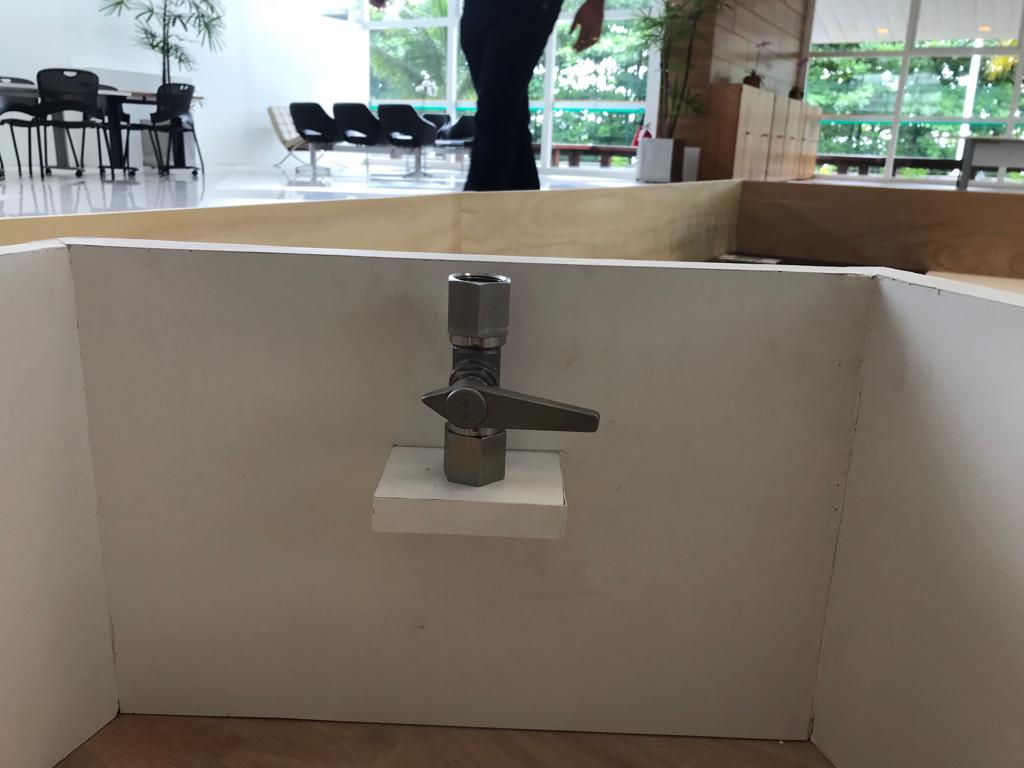
#> input picture valvulaFechada1.jpeg, 1024 x 768 px
$ python valvulaTeste.py   (older library calls are emulated)
#> lines starting #> are read from the running program, lines starting #| are printed output that depends on the picture; after the words box and inside, x2 and y2 are one past the last pixel; in counts of white or black regions, pixels touching at a corner belong together
#https://thecodacus.com/opencv-object-tracking-colour-detection-python/#.W_50ZqeZOgQ

import cv2
import numpy as np
from matplotlib import pyplot as plt

def nothing(x):
	pass

#Main
if __name__ == '__main__':

	#Definicao das cores
	lowerBound=np.array([50,100,100])
	upperBound=np.array([70,255,255])

	#Create font to print on screen
	font = cv2.FONT_HERSHEY_SIMPLEX

	#Choose foto and resize
	img = cv2.imread('valvulaFechada1.jpeg')
#> img is the input picture: shape (768, 1024, 3); mean B, G, R 107.3, 117.7, 123.7
	#img = cv2.resize(imgBig, (340,220))

	#Convert image to HSV format
	imgHSV= cv2.cvtColor(img,cv2.COLOR_BGR2HSV)
#> imgHSV: shape (768, 1024, 3); mean H, S, V 33.8, 58, 128.7

	#Create a mask for the desired color
	mask = cv2.inRange(imgHSV,lowerBound,upperBound)
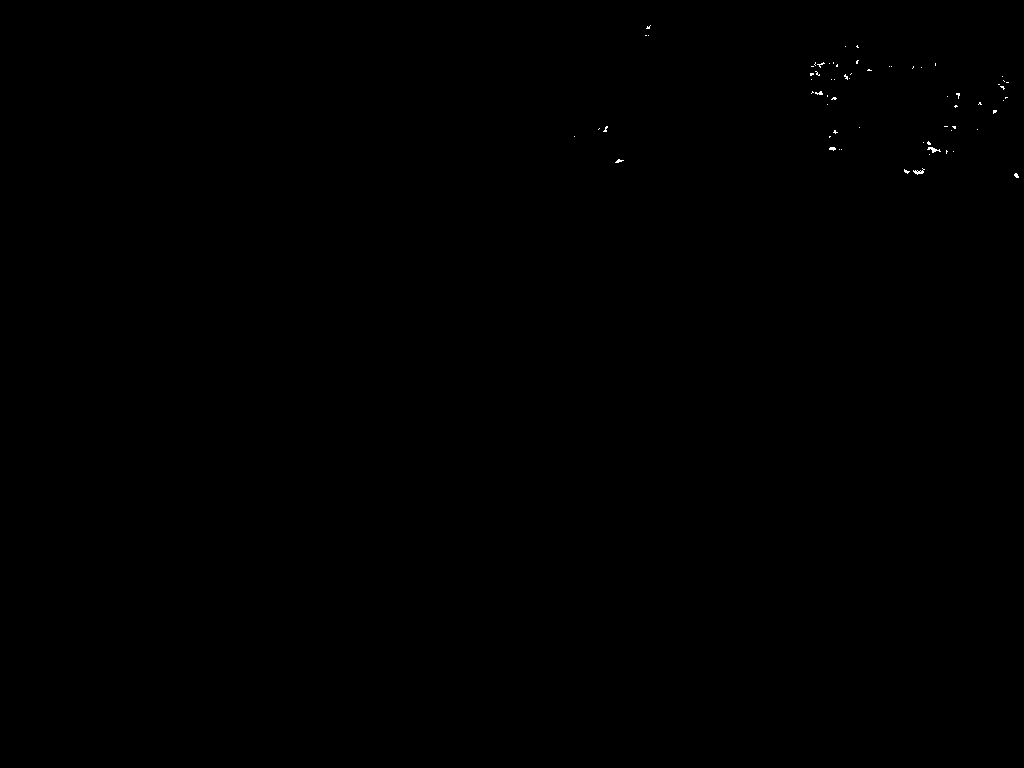
#> mask: shape (768, 1024); 0.05% white in thin lines or dots, all inside (x1, y1, x2, y2) = (574, 25, 1019, 178)

	#Control the random dots that appear in the mask
	kernelOpen = np.ones((5,5))
	kernelClose = np.ones((20,20))
	maskOpen = cv2.morphologyEx(mask,cv2.MORPH_OPEN,kernelOpen)
#> maskOpen: shape (768, 1024); every value is 0
	maskClose = cv2.morphologyEx(maskOpen,cv2.MORPH_CLOSE,kernelClose)

	#Pick the mask with the least amount of noise and find the contours of the object
	_, conts, h = cv2.findContours(maskClose.copy(),cv2.RETR_EXTERNAL,cv2.CHAIN_APPROX_NONE)
#> conts = []; h = None
	cv2.drawContours(img,conts,-1,(255,0,0),3)

	#Pick the biggest rectangle
	for i in range(len(conts)):
		x,y,w,h = cv2.boundingRect(conts[i])
		cv2.rectangle(img,(x,y),(x+w,y+h),(0,0,255), 2)
		cv2.putText(img, str(i+1),(x,y+h),font,2,255)
#> this loop made 0 passes

	# named ites for easy reference
	barsWindow = 'Bars'
	hl = 'H Low'
	hh = 'H High'
	sl = 'S Low'
	sh = 'S High'
	vl = 'V Low'
	vh = 'V High'

	# create window for the slidebars
	cv2.namedWindow(barsWindow, flags = cv2.WINDOW_AUTOSIZE)

	# create the sliders
	cv2.createTrackbar(hl, barsWindow, 0, 179, nothing)
	cv2.createTrackbar(hh, barsWindow, 0, 179, nothing)
	cv2.createTrackbar(sl, barsWindow, 0, 255, nothing)
	cv2.createTrackbar(sh, barsWindow, 0, 255, nothing)
	cv2.createTrackbar(vl, barsWindow, 0, 255, nothing)
	cv2.createTrackbar(vh, barsWindow, 0, 255, nothing)

	# set initial values for sliders
	cv2.setTrackbarPos(hl, barsWindow, 0)
	cv2.setTrackbarPos(hh, barsWindow, 179)
	cv2.setTrackbarPos(sl, barsWindow, 0)
	cv2.setTrackbarPos(sh, barsWindow, 255)
	cv2.setTrackbarPos(vl, barsWindow, 0)
	cv2.setTrackbarPos(vh, barsWindow, 255)

	while(True):
		frame = cv2.imread('valvulaFechada1.jpeg')
		frame = cv2.GaussianBlur(frame, (5, 5), 0)

    	# convert to HSV from BGR
		hsv = cv2.cvtColor(frame, cv2.COLOR_BGR2HSV)
#> hsv: shape (768, 1024, 3); mean H, S, V 33.8, 57.5, 128.7

    	# read trackbar positions for all
		hul = cv2.getTrackbarPos(hl, barsWindow)
#> hul = 0
		huh = cv2.getTrackbarPos(hh, barsWindow)
#> huh = 179
		sal = cv2.getTrackbarPos(sl, barsWindow)
#> sal = 0
		sah = cv2.getTrackbarPos(sh, barsWindow)
#> sah = 255
		val = cv2.getTrackbarPos(vl, barsWindow)
#> val = 0
		vah = cv2.getTrackbarPos(vh, barsWindow)
#> vah = 255

    	# make array for final values
		HSVLOW = np.array([hul, sal, val])
#> HSVLOW = [0, 0, 0]
		HSVHIGH = np.array([huh, sah, vah])
#> HSVHIGH = [179, 255, 255]

    	# apply the range on a mask
		mask = cv2.inRange(hsv, HSVLOW, HSVHIGH)
#> mask: shape (768, 1024); every value is 255
		maskedFrame = cv2.bitwise_and(frame, frame, mask = mask)

		# display the camera and masked images
		cv2.imshow('Masked', maskedFrame)
		cv2.imshow('Camera', frame)

		# check for q to quit program with 5ms delay
		if cv2.waitKey(5) & 0xFF == ord('q'):
#> (key q is pressed here)
			break

	# clean up our resources
#> (the run stopped early here; a loop or call above may not have finished)
